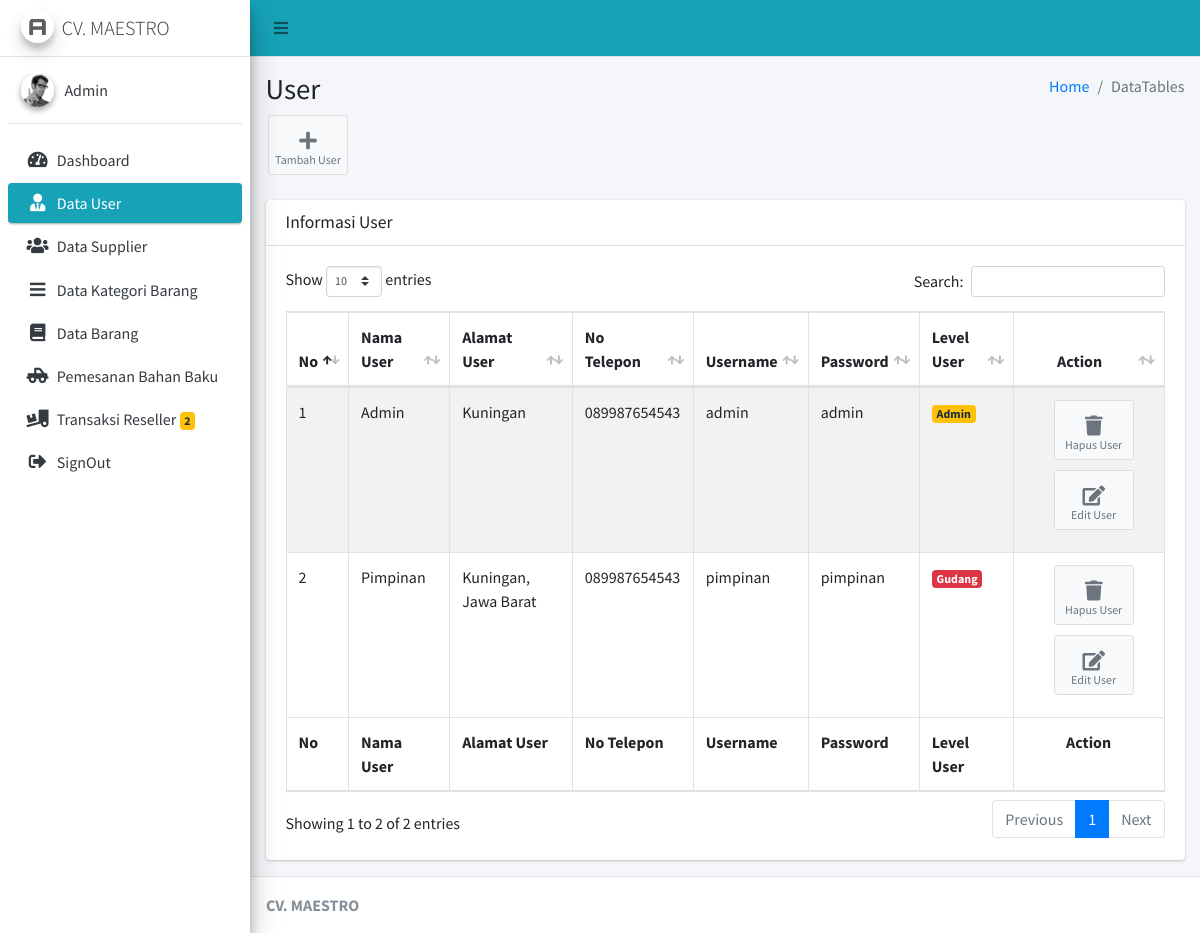
The app's page /Admin/cUser (signed in) with its own data.
### tables this page shows
CREATE TABLE `user` (
  `id_user` int(11) NOT NULL,
  `nama_user` varchar(125) NOT NULL,
  `alamat_user` text NOT NULL,
  `no_hp_user` varchar(15) NOT NULL,
  `username` varchar(125) NOT NULL,
  `password` varchar(125) NOT NULL,
  `level_user` int(11) NOT NULL
);

### application/controllers/Admin/cUser.php (called while the page is built, shortened)
<?php
class cUser extends CI_Controller
{
	public function __construct()
	{
		$this->load->model('mUser');
	}
	public function index()
	{
		$data = array(
			'user' => $this->mUser->select()
		);
		$this->load->view('Admin/Layout/head');
		$this->load->view('Admin/Layout/aside');
		$this->load->view('Admin/User/vUser', $data);
		$this->load->view('Admin/Layout/footer');
	}
}

### index.php (called while the page is built, shortened)
<?php
require_once BASEPATH.'core/CodeIgniter.php';

### application/models/mUser.php (called while the page is built, shortened)
<?php
class mUser extends CI_Model
{
    public function select()
    {
        $this->db->select('*');
        $this->db->from('user');
        return $this->db->get()->result();
    }
}

### application/views/Admin/User/vUser.php (the view, shortened to what this page needs)
<div class="content-wrapper">
	<section class="content-header">
		<div class="container-fluid">
			<div class="row mb-2">
				<div class="col-sm-6">
					<h1>User</h1>
				</div>
				<div class="col-sm-6">
					<ol class="breadcrumb float-sm-right">
						<li class="breadcrumb-item"><a href="#">Home</a></li>
						<li class="breadcrumb-item active">DataTables</li>
					</ol>
				</div>
			</div>
		</div>
		<a href="<?= base_url('Admin/cUser/createUser') ?>" class="btn btn-app">
			<i class="fas fa-plus"></i> Tambah User
		</a>
	</section>
	<section class="content">
		<div class="container-fluid">
			<div class="row">
				<div class="col-12">
					<div class="card">
						<div class="card-header">
							<h3 class="card-title">Informasi User</h3>
						</div>
						<div class="card-body">
							<table id="example1" class="table table-bordered table-striped">
								<thead>
									<tr>
										<th>No</th>
										<th>Nama User</th>
										<th>Alamat User</th>
										<th>No Telepon</th>
										<th>Username</th>
										<th>Password</th>
										<th>Level User</th>
										<th class="text-center">Action</th>
									</tr>
								</thead>
								<tbody>
									<?php
									$no = 1;
									foreach ($user as $key => $value) {
									?>
										<tr>
											<td><?= $no++ ?></td>
											<td><?= $value->nama_user ?></td>
											<td><?= $value->alamat_user ?></td>
											<td><?= $value->no_hp_user ?></td>
											<td><?= $value->username ?></td>
											<td><?= $value->password ?></td>
											<td><?php if ($value->level_user == '1') {
													echo '<span class="badge badge-warning">Admin</span>';
												} else {
													echo '<span class="badge badge-danger">Gudang</span>';
												} ?></td>
											<td class="text-center"> <a href="<?= base_url('Admin/cUser/delete/' . $value->id_user) ?>" class="btn btn-app">
													<i class="fas fa-trash"></i> Hapus User
												</a> <a href="<?= base_url('Admin/cUser/edit/' . $value->id_user) ?>" class="btn btn-app">
													<i class="fas fa-edit"></i> Edit User
												</a></td>
										</tr>
									<?php
									}
									?>
								</tbody>
								<tfoot>
									<tr>
										<th>No</th>
										<th>Nama User</th>
										<th>Alamat User</th>
										<th>No Telepon</th>
										<th>Username</th>
										<th>Password</th>
										<th>Level User</th>
										<th class="text-center">Action</th>
									</tr>
								</tfoot>
							</table>
						</div>
					</div>
				</div>
			</div>
		</div>
	</section>
</div>

### records on screen
user: nama_user "Admin", alamat_user "Kuningan", no_hp_user "089987654543", username "admin", password "admin", level_user "Admin"
user: nama_user "Pimpinan", alamat_user "Kuningan, Jawa Barat", no_hp_user "089987654543", username "pimpinan", password "pimpinan", level_user "Gudang"

### other values on screen
$data->jml "2"
